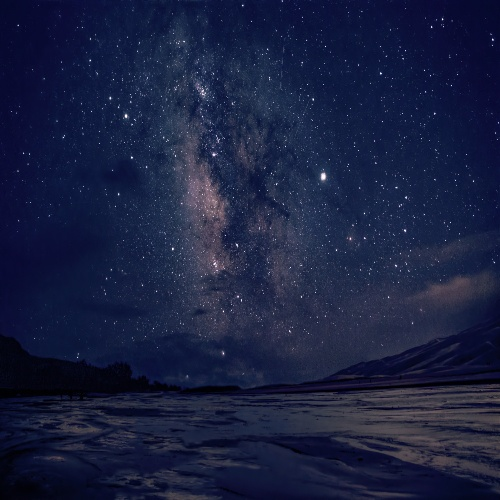
#> input picture Histograms/inputs/dark_sky.jpg, 500 x 500 px, found by its file name
$ python Histogram_processing_profile_projection.py
#> lines starting #> are read from the running program, lines starting #| are printed output that depends on the picture
# -*- coding: utf-8 -*-
"""
Created on Sat Mar 25 13:21:23 2023

@author: Bassel
"""

import cv2
import numpy as np
import matplotlib.pyplot as plt
import os

path = "C:/Users/Bassel/Documents/GitHub/Image-Processing/Histograms"
path_input = path + "/inputs"
path_output = path + "/outputs"

class myHist:
    id_plot=0
    def __init__(self, img=None,histSize=256, histRange=(0,256), CONFIG="BGR", EQUALIZE = True):
        self.last_executed = ""
        self.histSize=256
        self.EQUALIZE = EQUALIZE
        if CONFIG=="BGR":
            a=[0,1,2]
        else:
            a=[2,1,0]
        self.order=a
        myHist.histSize=histSize
        myHist.histRange=histRange
        if img is not None:
            self.img=img.copy()
            self.calc(self.img)
        else:
            self.img=img

    def calc(self,img=None):
        print("Calculating Histogram")
        if img is None:
            if self.img is None:
                print("error")
                return
            img=self.img
        img_s=cv2.split(img)
        bHist=cv2.calcHist(img_s,[0],None, [256], (0, 256))
        gHist=cv2.calcHist(img_s,[self.order[1]],None, [self.histSize], (0, 256))
        rHist=cv2.calcHist(img_s,[self.order[2]],None, [self.histSize], (0, 256))
        self.img=img
        self.bH=bHist
        self.gH=gHist
        self.rH=rHist
        if self.EQUALIZE:
            self.equalize()

    def equalize(self):
        if self.last_executed == "":
            self.last_executed = "equalized"
        print("Equalizing")
        self.bH_not_normalized = self.bH
        self.gH_not_normalized = self.gH
        self.rH_not_normalized = self.rH
        max_b = np.max(self.bH)
        max_g = np.max(self.gH)
        max_r = np.max(self.rH)
        self.bH = self.bH/max_b
        self.gH = self.gH/max_g
        self.rH = self.rH/max_r
        self.EQUALIZE = True

    def shift(self, img=None, amount=50):
        if img is None:
            if self.img is None:
                print("error")
                return
            img = self.img
        I1=img.copy()
        I1[:,:,0]=np.clip(I1[:,:,0].astype(np.int16)+amount,0,255).astype(np.uint8)
        I1[:,:,1]=np.clip(I1[:,:,1].astype(np.int16)+amount,0,255).astype(np.uint8)
        I1[:,:,2]=np.clip(I1[:,:,2].astype(np.int16)+amount,0,255).astype(np.uint8)
        self.img = I1
        self.calc()

    def filter_high_frequencies(self, H):
        thresholded = np.where(H<= 10**(-2),10, H) #Filtering out small frequencies
        i_min = 0
        print("length of H ", thresholded.shape[0])
        for i in range(thresholded.shape[0]):
            if thresholded[i] !=10:
                i_min = i
                break
        i_max = 255
        for i in range(thresholded.shape[0]):
            if thresholded[-1-i] !=10:
                i_max = 255-i
                break
        return float(i_min)/255, float(i_max)/255
    def extend(self, alpha = 0.5, REMOVE_LOW_FREQUENCY = True):
        if REMOVE_LOW_FREQUENCY:
            self.last_executed = "Extended"
        else:
            s_alpha = str(alpha)
            list_s_alpha = s_alpha.split('.')
            alpha_for_writing = '_'.join(list_s_alpha)
            self.last_executed = "Extended_with_Alpha" + alpha_for_writing
        self.alpha = alpha
        I = self.img.astype(np.float64)/255
        Ib = I[:,:,0]
        Ig = I[:,:,1]
        Ir = I[:,:,2]
        Iout = []
        if self.EQUALIZE:
            if REMOVE_LOW_FREQUENCY:
                #removing low frequicies
                Ib_min, Ib_max = self.filter_high_frequencies(self.bH)
                Ig_min, Ig_max = self.filter_high_frequencies(self.gH)
                Ir_min, Ir_max = self.filter_high_frequencies(self.rH)
            else:
                Ib_min, Ib_max = np.min(Ib), np.max(Ib)
                Ig_min, Ig_max = np.min(Ig), np.max(Ig)
                Ir_min, Ir_max = np.min(Ir), np.max(Ir)

            #Extend b
            Ib_extended = ( np.clip((255*((Ib-Ib_min)/(Ib_max - Ib_min))**alpha),0,255) ).astype(np.uint8)
            Iout.append(Ib_extended)
            #Extend g
            Ig_extended = ( np.clip((255*((Ig-Ig_min)/(Ig_max - Ig_min))**alpha),0,255) ).astype(np.uint8)
            Iout.append(Ig_extended)
            #Extend r
            Ir_extended = ( np.clip((255*((Ir-Ir_min)/(Ir_max - Ir_min))**alpha),0,255) ).astype(np.uint8)
            Iout.append(Ir_extended)
            self.img = cv2.merge(Iout)
            print("Extend done")
            self.calc(self.img)


    def show(self,name=None):
        I= cv2.cvtColor(self.img, cv2.COLOR_BGR2RGB)
        if name is None:
            name="number"+str(myHist.id_plot)
        image_name = name + "_" + self.last_executed
        image_path = path_output + "/" + "images"
        hist_path = path_output + "/" + "Histograms"
        try:
            os.mkdir(image_path)
        except IOError:
            pass
        try:
            os.mkdir(hist_path)
        except IOError:
            pass

        plt.figure(myHist.id_plot)
        t=range(256)
        plt.plot(t,self.bH, color="blue")
        plt.plot(t,self.gH, color="green")
        plt.plot(t,self.rH, color="red")
        plt.suptitle(name)
        plt.savefig(hist_path + "/" + image_name  + "_Histogram" + ".png")
        plt.show()
        myHist.id_plot=myHist.id_plot+1
        plt.figure(myHist.id_plot)
        plt.imshow(I)
        plt.show()
        plt.imsave(image_path + "/" + image_name + ".jpg", I)
        myHist.id_plot=myHist.id_plot+1

def profile(img, x):
    return img[x,:]

def project_(img,xy):
    return np.sum(img,xy)/(img.shape[(xy+1)%2])


if __name__ == "__main__":
    I=cv2.imread(path_input + '/dark_sky.jpg')
#> I is the input picture: shape (500, 500, 3); mean B, G, R 63.1, 31.6, 24.6
    img=I.copy()
    img=cv2.resize(img,(500,500))
    I=cv2.resize(I,(500,500))

    #Parameters to control histogram
    histSize = 256
    histRange = (0, 256)


    #histogram of the image
    H00=myHist(I)
#> in calc, `bHist=cv2.calcHist(img_s,[0],None, [256], (0, 256))`: bHist = 256 values, max 9372 at index 59, min 0 at index 227, mean 976.6
#> in calc, `gHist=cv2.calcHist(img_s,[self.order[1]],None, [self.histSize], (0, 25..`: gHist = 256 values, max 6878 at index 24, min 0 at index 214, mean 976.6
#> in calc, `rHist=cv2.calcHist(img_s,[self.order[2]],None, [self.histSize], (0, 25..`: rHist = 256 values, max 15915 at index 11, min 0 at index 212, mean 976.6
#> in calc, `self.bH=bHist`: self.bH has the same summary as bHist
#> in calc, `self.gH=gHist`: self.gH has the same summary as gHist
#> in calc, `self.rH=rHist`: self.rH has the same summary as rHist
#> in equalize, `self.bH_not_normalized = self.bH`: self.bH_not_normalized has the same summary as bHist in calc
#> in equalize, `self.gH_not_normalized = self.gH`: self.gH_not_normalized has the same summary as gHist in calc
#> in equalize, `self.rH_not_normalized = self.rH`: self.rH_not_normalized has the same summary as rHist in calc
#> in equalize, `max_b = np.max(self.bH)`: max_b = 9372
#> in equalize, `max_g = np.max(self.gH)`: max_g = 6878
#> in equalize, `max_r = np.max(self.rH)`: max_r = 15915
#> in equalize, `self.bH = self.bH/max_b`: self.bH = 256 values, max 1 at index 59, min 0 at index 227, mean 0.104
#> in equalize, `self.gH = self.gH/max_g`: self.gH = 256 values, max 1 at index 24, min 0 at index 214, mean 0.142
#> in equalize, `self.rH = self.rH/max_r`: self.rH = 256 values, max 1 at index 11, min 0 at index 212, mean 0.0614
    H00.equalize()
    H00.show("original")


    #Histogram of the shifted image
    shift_amounts=range(10,240,40)
    for shift_amount in shift_amounts:
        H00=myHist(I)
        H00.shift(amount= shift_amount)
        H00.show("after shift"+str(shift_amount))
#> this loop made 6 passes
#> pass 1, in show (call 2), `plt.savefig(hist_path + "/" + image_name  + "_Histogram" + ".png")`:
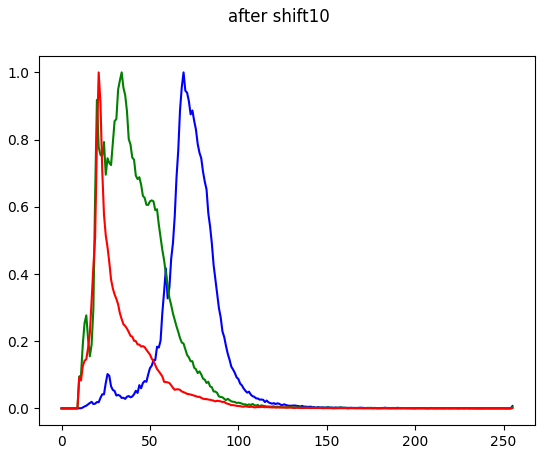
#> figure drawn by matplotlib, 1 panel; curve peaks at x = 69, y = 1; curve peaks at x = 34, y = 1; curve peaks at x = 21, y = 1

    #extend with low frequencies
    alphas = range(10,1, -2)
    for alpha in alphas:
        alpha = alpha/10
        H2=myHist(I)
        H2.extend(alpha = alpha, REMOVE_LOW_FREQUENCY = False)
        H2.show("Extending")
#> this loop made 5 passes
#> pass 1, in extend, `Ib = I[:,:,0]`:
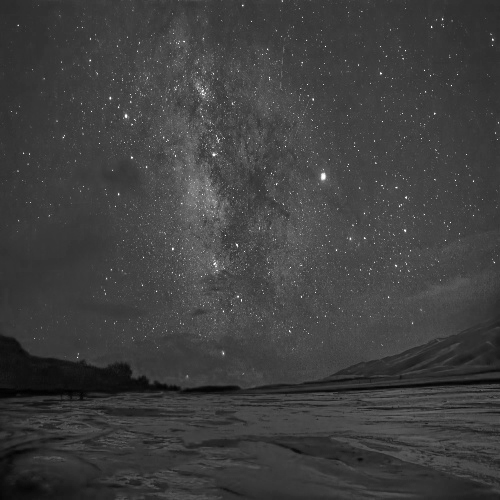
#> Ib: shape (500, 500) float64; min 0, max 1, mean 0.247
#> pass 1, in extend, `Ig = I[:,:,1]`:
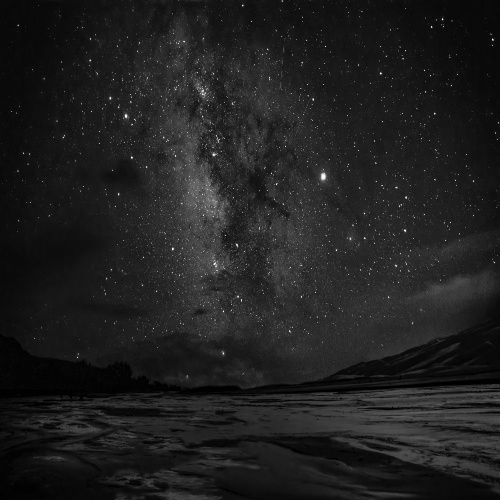
#> Ig: shape (500, 500) float64; min 0, max 0.988, mean 0.124

    #extend with low frequencies filtering
    H2=myHist(I)
    H2.extend(REMOVE_LOW_FREQUENCY=True)
#> in filter_high_frequencies, `thresholded = np.where(H<= 10**(-2),10, H)`: thresholded = 256 values, max 10 at index 0, min 0.0102 at index 115, mean 5.73
#| length of H  256
#> in extend (call 6), `Ib_min, Ib_max = self.filter_high_frequencies(self.bH)`: Ib_min = 0.0196; Ib_max = 0.455
#| length of H  256
#> in extend (call 6), `Ig_min, Ig_max = self.filter_high_frequencies(self.gH)`: Ig_max = 0.396
#| length of H  256
#> in extend (call 6), `Ir_min, Ir_max = self.filter_high_frequencies(self.rH)`: Ir_max = 0.333
#> in extend (call 6), `Ib_extended = ( np.clip((255*((Ib-Ib_min)/(Ib_max - Ib_min))**alpha),0..`:
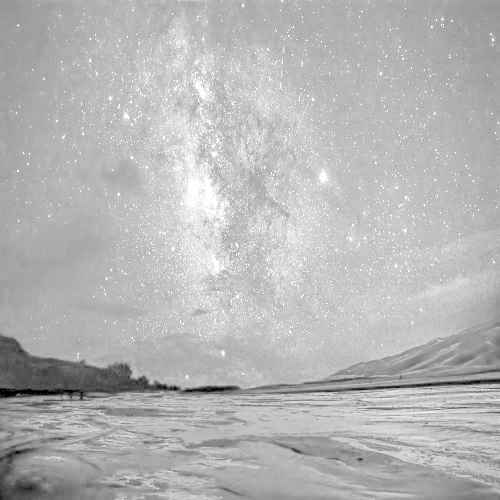
#> Ib_extended: shape (500, 500); min 0, max 255, mean 181.2
#> in extend (call 6), `Ir_extended = ( np.clip((255*((Ir-Ir_min)/(Ir_max - Ir_min))**alpha),0..`:
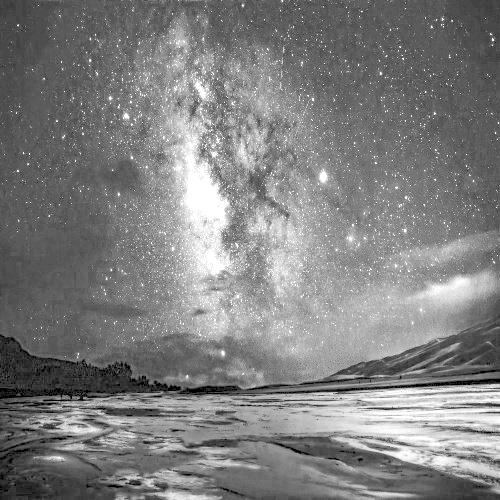
#> Ir_extended: shape (500, 500); min 0, max 255, mean 127
#> in extend (call 6), `self.img = cv2.merge(Iout)`:
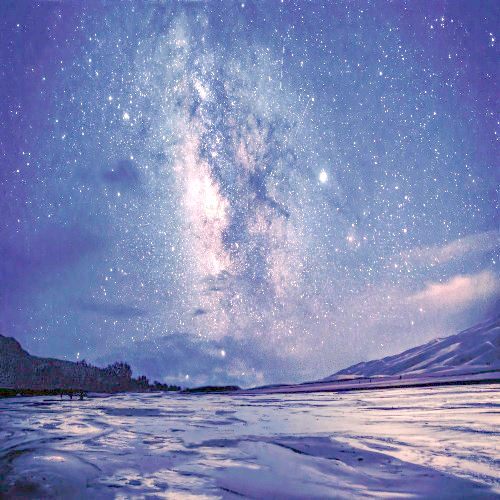
#> self.img: shape (500, 500, 3); mean of channels 0, 1, 2 181.2, 135.6, 127; drawn as B, G, R
    H2.show("Removing low frequencies")
#> in show (call 13), `plt.savefig(hist_path + "/" + image_name  + "_Histogram" + ".png")`:
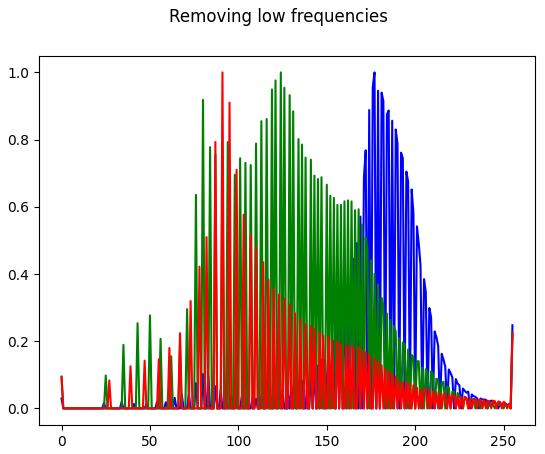
#> figure drawn by matplotlib, 1 panel; curve peaks at x = 177, y = 1; curve peaks at x = 124, y = 1; curve peaks at x = 91, y = 1

    #Extracting profile
    orr=cv2.imread(path_input + "/ballr.jpg", cv2.IMREAD_GRAYSCALE)
#> (the run stopped early here; a loop or call above may not have finished)
